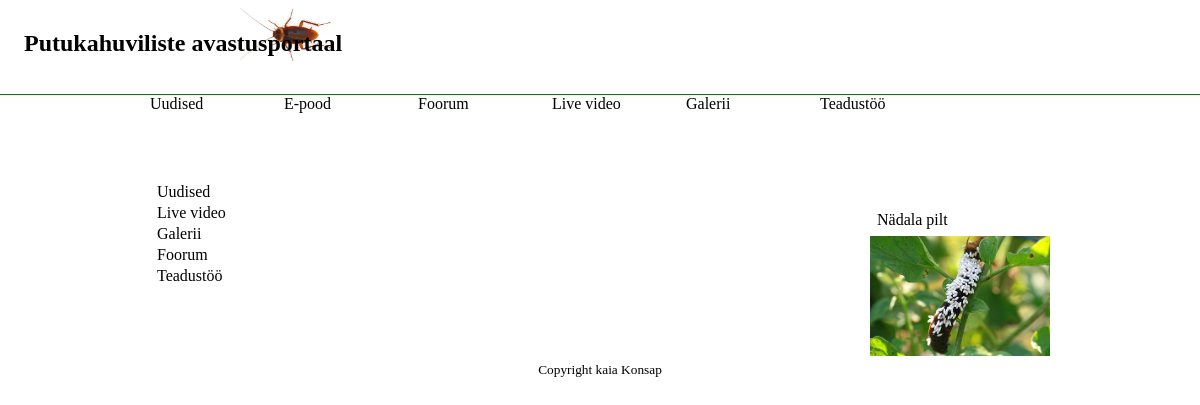
/forum_index.php, run on an earlier commit of the app's database.
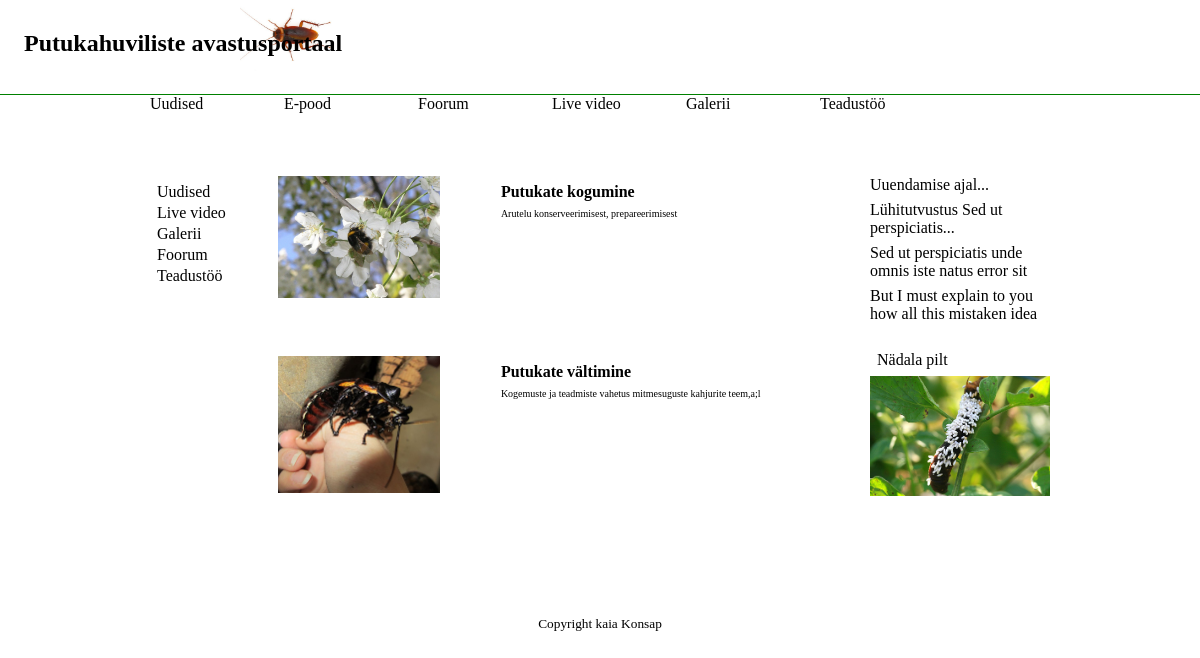
And on a later commit of the database.
### tables this page shows
CREATE TABLE IF NOT EXISTS `forum_topics` (
  `id` int(10) unsigned NOT NULL AUTO_INCREMENT,
  `title` varchar(255) NOT NULL,
  `description` text NOT NULL,
  `image_url` varchar(255) NOT NULL,
  PRIMARY KEY (`id`)
);

CREATE TABLE IF NOT EXISTS `news` (
  `id` int(10) unsigned NOT NULL AUTO_INCREMENT,
  `title` varchar(50) NOT NULL,
  `author` varchar(30) NOT NULL,
  `excerpt` text NOT NULL,
  `date` timestamp NOT NULL DEFAULT CURRENT_TIMESTAMP,
  `content` text NOT NULL,
  `image_url` varchar(55) NOT NULL,
  PRIMARY KEY (`id`)
);

### forum_index.php (the view)
<?php include ("config.php");?>
<?php include ("header.php");?>
<div class="newsfeed">
	<div class="the_news">
		<?php $query=mysql_query("SELECT * FROM forum_topics")or die (mysql_error());mysql_close($connect);
		while(($row[] = mysql_fetch_assoc($query))|| array_pop($row)){;}?>
		<?php foreach($row as $topics):?>
		<a href="forum_view.php?id=<?php echo $topics['id']?>">
			<div class="news">
			<img src="<?php echo $topics['image_url']?>" class="small_newsimage">
				<div class="text"><p><strong> <?php echo $topics['title']?></strong></p>
					<p  class="small"><?php echo $topics['description']?></p>
				</div>
			</div>
		</a>
			<?php endforeach;?>
	</div>
</div>
<?php include("right_panel.php")?>
</div>
<?php include ("footer.php")?>

### header.php (shortened to what this page needs)
<!DOCTYPE html>
<html>
<head>
	<link href="css/style.css" rel="stylesheet" type="text/css">
</head>
<body>
<header>
	<a href="index.php">
		<div id="brand">
		<h2 class="top">Putukahuviliste avastusportaal</h2>
		<img src="img/banner.jpg">
		</div>
	</a>
</header>
<div class="container">
	<nav class="nav1">
		<ul>
			<li><a href="news_view.php">Uudised</a></li>
			<li><a href="table.php">E-pood</a></li>
			<li><a href="forum_index.php">Foorum</a></li>
			<li><a href="#">Live video</a></li>
			<li><a href="#">Galerii</a></li>
			<li><a href="#">Teadustöö</a></li>
		</ul>
	</nav>
	<div class="sub_container">
	<nav class="nav2">
		<ul>
			<li><a href="news_view.php">Uudised</a></li>
			<li><a href="#">Live video</a></li>
			<li><a href="#">Galerii</a></li>
			<li><a href="forum_index.php">Foorum</a></li>
			<li><a href="#">Teadustöö</a></li>
		</ul>
	</nav>

### right_panel.php (shortened to what this page needs)
<?php $query=mysql_query("SELECT id,excerpt FROM news")or die (mysql_error());?>
<div class="right_panel">
	<ul class="links">
		<?php while($news_row=mysql_fetch_array($query)):?>
			<li><a href="view.php?id=<?php echo $news_row['id'] ?>"> <?php echo $news_row['excerpt']?></a></li>
		<?php endwhile?>
	</ul>
	<div id="weekly_image">
		<p>Nädala pilt</p>
		<img src="img/foto.jpg">
	</div>
</div>

### footer.php
<footer>
	<p>
		<small>Copyright kaia Konsap</small>
	</p>
</footer>
</body>
</html>

### css/style.css (style rules this page uses)
body { margin:0;padding:0; font-family:Calibri; }
#brand { padding-left:20%; padding-bottom:1.5%; }
#brand img { width:10%; }
.container { margin-left: auto; margin-right:auto; width:75%; }
.sub_container { margin-top:7%; margin-bottom:7%; }
.nav1 { margin-left: auto; margin-right: auto; width:100%; }
.nav1 li { list-style-type: none; }
.nav2 { float:left; padding:7px; }
.nav2 li { list-style-type: none; }
a { color:black; }
.nav1 a { display: inline; text-decoration:none; padding-right:6%; padding-top:1%; padding-bottom:1%; }
.nav2 a { display:block; text-decoration:none; color:black; padding-bottom:3px; }
.top { position:absolute; top:10px; left:2%; }
a:link { text-decoration:none; color: black; }
header { border-bottom:thin solid green; }
.newsfeed { width: 60%; margin:0 auto; padding-left:5%; display: inline-block; }
.news { margin-bottom:10%; }
.small_newsimage { width:30%; }
.text { float:right; width: 60%; }
footer { clear:both; text-align:center; }
.right_panel { float:right; width:20%; display: inline-block; }
.links { margin:0px; }
.links li { list-style-type:none; padding-bottom:7px; }
#weekly_image { padding-top: 8%; }
#weekly_image img { width: 100%; }
p { margin:7px; }
.small { font-size: 10px; }
.nav1 ul, .nav2 ul, .links { margin: 0; padding: 0; list-style: none; }
.nav1 ul li { min-width: 130px; display: inline-block; }

What changed in the data, as far as the page shows it:
added forum_topics: image_url (picture), title "Putukate kogumine", description "Arutelu konserveerimisest, prepareerimisest"
added forum_topics: image_url (picture), title "Putukate vältimine", description "Kogemuste ja teadmiste vahetus mitmesuguste kahjurite teem,a;l"
now on this page (row edited): news: excerpt "Uuendamise ajal..."
now on this page (row edited): news: excerpt "Lühitutvustus Sed ut perspiciatis..."
added news: excerpt "Sed ut perspiciatis unde omnis iste natus error sit"
added news: excerpt "But I must explain to you how all this mistaken idea"
